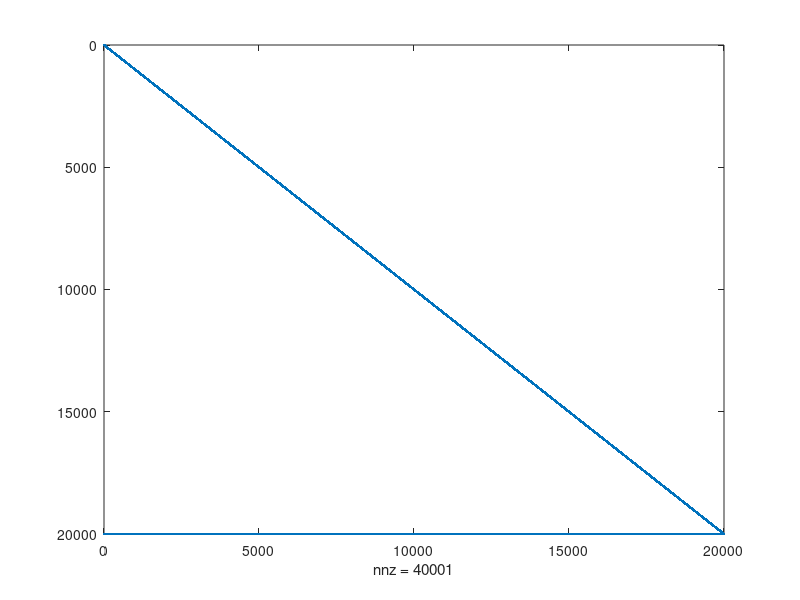
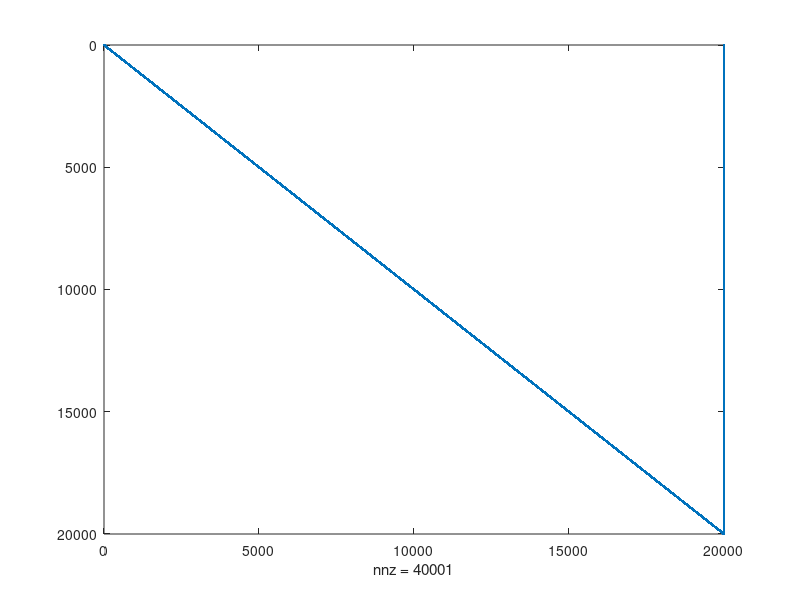

Write MATLAB code to recreate these figures, in order.
n = 1e4;
a = 2000;
m = 1;

c = ones(n,1);
c(1:2:end) = a;
A = ones(m,n);
b = ones(m,1);

%[x, lambda, s] = starting_point(A,b,c);
x = 100*ones(n,1);
s = 100*ones(n,1);
lambda = 100;

e = ones(n,1);

AA = spalloc(2*n+m, 2*n+m, 5*n);
AA(1:m, 1:n) = A;
AA(m+1:m+n, n+1:m+n) = A';
AA(m+1:m+n, m+n+1:m+2*n) = speye(n);
X = spdiags(x,0,n,n);
S = spdiags(s,0,n,n);
AA(m+n+1:m+2*n, 1:n) = S;
AA(m+n+1:m+2*n, m+n+1:m+2*n) = X;

[L,U,P,Q] = lu(AA);

figure
spy(L)
figure
spy(U)


